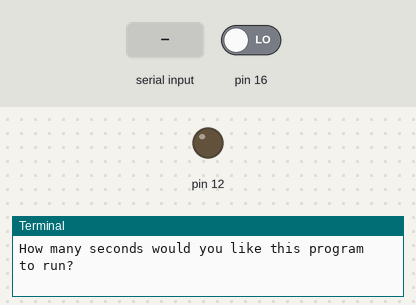
Bench run of a program on a simulated Raspberry Pi (header pin numbers). On the bench: output pins drawn as LEDs (lit = HIGH), the last lines printed to the terminal. The inputs (shaded band) are chosen by the test bench; at power-on: pin 16 LOW.

Above: at 1.2 s.
1.3 s: "5" typed at the terminal, then Enter
2.8 s: "90" typed at the terminal, then Enter
At 3.2 s:
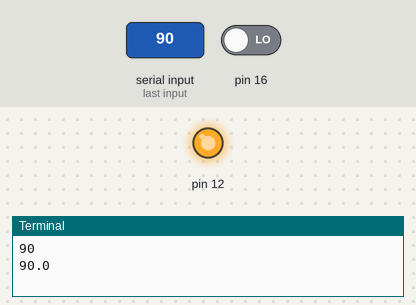
Timing chart, 0 to 49.3 s (numbered marks = the images above; inputs shaded):
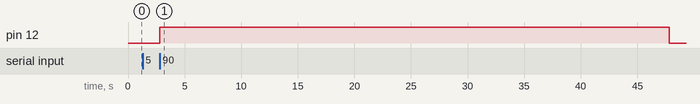

The program:

Blink.py
```python
#import libraries
import RPi.GPIO as GPIO
import time
import os

#setup
GPIO.setwarnings(False)
GPIO.setmode(GPIO.BOARD)
GPIO.setup(12,GPIO.OUT)
GPIO.setup(16,GPIO.IN, pull_up_down=GPIO.PUD_DOWN)

#counter
i = 0
t = int(input("How many seconds would you like this program to run? "))

#blink interval
b = float(input("How many seconds would you like the blink period to be? "))

#adjust time
t = t/b

#run
while i < t:
    i = i + 1
    print(i*b)
    if GPIO.input(16):
          GPIO.output(12,GPIO.HIGH)
          time.sleep(b)
    else:
          GPIO.output(12,GPIO.HIGH)
          time.sleep(b/2)
          GPIO.output(12,GPIO.LOW)
          time.sleep(b/2)
GPIO.cleanup()

os.system('clear')
```

Measured:
- after the input at 2.8 s, pin 12: LOW → HIGH at once, → LOW 45.0 s later
